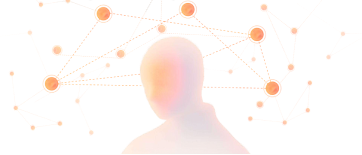
#> input picture src/assets/aurelia-network.png, 362 x 155 px, found by its file name
$ python soft.py
#> lines starting #> are read from the running program, lines starting #| are printed output that depends on the picture
import numpy as np, json
from PIL import Image
im=np.array(Image.open('src/assets/aurelia-network.png')).astype(float)
A=im[...,3]; H,W=A.shape
#> after `A = im[..., 3]`:
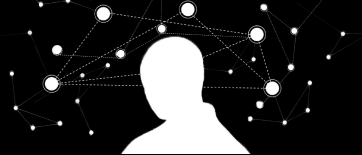
#> A: shape (155, 362) float64; min 0, max 255, mean 43.8
#> after `H, W = A.shape`: H = 155; W = 362
#> (the run stopped early here; a loop or call above may not have finished)
